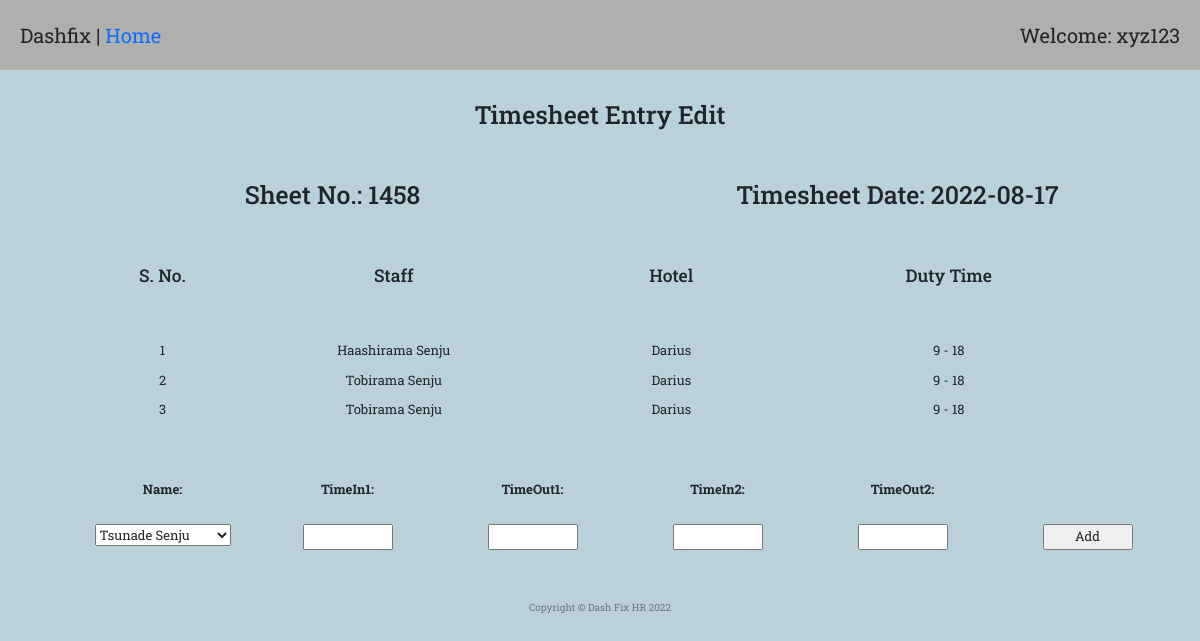
Page /timesheet_single_edit/1 (signed in) on the committed database.
### main.py (models this page shows)
class timesheetMaster(db.Model):
    __tablename__ = "timesheetMaster"
    id = Column(Integer, primary_key=True)
    date = Column(String(300))
    sheet_no = Column(Integer)
    entry = relationship("timesheetEntryMaster", back_populates="timesheet")
    createdBy = Column(Integer, ForeignKey("Users.id"))
    user = relationship("User", back_populates="timesheet")
    hotelID = Column(Integer, ForeignKey("hotelMaster.id"))
    hotel = relationship("hotelMaster", back_populates="timesheet")

class employeeMaster(db.Model):
    __tablename__ = "employeeMaster"
    id = Column(Integer, primary_key=True)
    employeeID = Column(String(300))
    joining_date = Column(DateTime)
    name = Column(String(300))
    addressUae = Column(String(300))
    poBox = Column(String(300))
    mobilePersonal = Column(Integer)
    mobileHome = Column(Integer)
    personalMail = Column(String(300))
    addressHome = Column(String(300))
    passportNumber = Column(Integer)
    nationality = Column(String(300))
    ownCar = Column(Boolean)
    carRent = Column(Boolean)
    company_laptop = Column(String(300))
    company_mobile = Column(String(300))
    emUaeName = Column(String(300))
    emUaeRel = Column(String(300))
    emUaeAddr = Column(String(300))
    emUaeMobileNumber = Column(Integer)
    emUaeHomeNumber = Column(Integer)
    originCountry = Column(String(300))
    emCoName = Column(String(300))
    emCoRel = Column(String(300))
    emCoAddr = Column(String(300))
    emCoMobileNumber = Column(Integer)
    emCoHomeNumber = Column(Integer)
    createdBy = Column(Integer, ForeignKey("Users.id"))
    user = relationship("User", back_populates="employee")
    departmentId = Column(Integer, ForeignKey("departmentMaster.id"))
    department = relationship("departmentMaster", back_populates="employee")
    document = relationship("documentMaster", back_populates="employee")
    actionItem = relationship("actionItemMaster", back_populates="employee")
    leave = relationship("leaveApplicationMaster", back_populates="employee")
    passport = relationship("passportApplicationMaster", back_populates="employee")
    timesheet = relationship("timesheetEntryMaster", back_populates="employee")
    roster = relationship("rosterEntryMaster", back_populates="employee")

class hotelMaster(db.Model):
    __tablename__ = "hotelMaster"
    id = Column(Integer, primary_key=True)
    name = Column(String(300))
    address = Column(String(300))
    rosterEntry = relationship("rosterEntryMaster", back_populates="hotel")
    timesheet = relationship("timesheetMaster", back_populates="hotel")

class timesheetEntryMaster(db.Model):
    __tablename__ = "timesheetEntryMaster"
    id = Column(Integer, primary_key=True)
    timeIn1 = Column(Integer)
    timeOut1 = Column(Integer)
    timeIn2 = Column(Integer)
    timeOut2 = Column(Integer)
    employeeID = Column(Integer, ForeignKey("employeeMaster.id"))
    employee = relationship("employeeMaster", back_populates="timesheet")
    timesheetID = Column(Integer, ForeignKey("timesheetMaster.id"))
    timesheet = relationship("timesheetMaster", back_populates="entry")

### main.py (the view)
@app.route("/timesheet_single_edit/<timesheet_id>", methods=["GET", "POST"])
@admin_only
def timesheet_single_edit(timesheet_id):
    timesheet_entries = db.session.query(timesheetEntryMaster).filter_by(timesheetID=timesheet_id).all()
    ts_element = timesheetMaster.query.get(timesheet_id)
    sheet_no = ts_element.sheet_no
    date__ = ts_element.date
    hotel_element = hotelMaster.query.get(ts_element.hotelID)
    hotel_name = hotel_element.name
    employee_list = []
    employees = employeeMaster.query.all()
    hotels = hotelMaster.query.all()
    data_ = [employees, hotels]
    for i in timesheet_entries:
        employee = db.session.query(employeeMaster).filter_by(id=i.employeeID).first()
        employee_list.append(employee.name)
    return render_template("timesheet_entries_edit.html", entries=timesheet_entries, employees=employee_list,
                           hotel_name=hotel_name,
                           len=range(len(timesheet_entries)), date__=date__, sheet=sheet_no, data=data_)

### main.py (called while the page is built)
def admin_only(f):
    @wraps(f)
    def decorated_function(*args, **kwargs):
        admin = User.query.all()
        admin_id = []
        for i in admin:
            id_ = i.id
            admin_id.append(id_)
        if current_user.id not in admin_id:
            return abort(403)
        return f(*args, **kwargs)
    return decorated_function

@login_manager.user_loader
def load_user(user_id):
    return User.query.get(int(user_id))

### templates/timesheet_entries_edit.html
{% extends 'bootstrap/base.html' %}
{% import "bootstrap/wtf.html" as wtf %}
{% block content %}
{% include "header.html" %}
  <div class="welcome">
    <span>Dashfix | <a href="{{url_for('home')}}">Home</a></span>
    <span>Welcome: xyz123</span>
  </div>
  <h1 style="margin-top: 30px; margin-bottom: 50px; text-align: center;">Timesheet Entry Edit</h1>
  <div class="row" style="margin-bottom: 50px; margin-left: 50px; text-align: center;">
    <div class="col-6"><h1>Sheet No.: {{ sheet }}</h1></div>
    <div class="col-6"><h1>Timesheet Date: {{ date__ }}</h1></div>
  </div>
  <div class="row" style="margin-bottom: 50px; margin-left: 70px; text-align: center;">
    <div class="col-2"><h3>S. No.</h3></div>
    <div class="col-3"><h3>Staff</h3></div>
    <div class="col-3"><h3>Hotel</h3></div>
    <div class="col-3"><h3>Duty Time</h3></div>
  </div>
  <div class="row" style="margin-bottom: 50px; margin-left: 70px; text-align: center;">
    {% for i in len %}
      <div class="col-2"><p>{{ i + 1 }}</p></div>
      <div class="col-3"><p>{{ employees[i] }}</p></div>
      <div class="col-3"><p>{{ hotel_name }}</p></div>
      {% if entries[i].timeIn2 == 0 %}
        <div class="col-3"><p>{{ entries[i].timeIn1 }} - {{ entries[i].timeOut1 }}</p></div>
      {% else %}
        <div class="col-3"><p>{{ entries[i].timeIn1 }} - {{ entries[i].timeOut1 }}/{{ entries[i].timeIn2 }} - {{ entries[i].timeOut2 }}</p></div>
      {% endif %}
    {% endfor %}
  </div>
  <div>
      <form action="/add_ts_element/{{entries[0].timesheetID}}" method="post">
          <div class="row" style="margin-bottom: 10px; margin-left: 70px; text-align: center;">
              <div class="col-2"><label for="name">Name:</label></div>
              <div class="col-2"><label for="timeIn1">TimeIn1:</label></div>
              <div class="col-2"><label for="timeOut1">TimeOut1:</label></div>
              <div class="col-2"><label for="timeIn2">TimeIn2:</label></div>
              <div class="col-2"><label for="timeOut2">TimeOut2:</label></div>
          </div>
          <div class="row" style="margin-bottom: 50px; margin-left: 70px; text-align: center;">
              <div class="col-2">
                  <select name="name" id="name" class="name">
                    {% for i in data[0] %}
                      <option value="{{i.id}}">{{i.name}}</option>
                    {% endfor %}
                  </select>
              </div>
              <div class="col-2"><input type="number" id="timeIn1" name="timeIn1" style="width: 90px;"></div>
              <div class="col-2"><input type="number" id="timeOut1" name="timeOut1" style="width: 90px;"></div>
              <div class="col-2"><input type="number" id="timeIn2" name="timeIn2" style="width: 90px;"></div>
              <div class="col-2"><input type="number" id="timeOut2" name="timeOut2" style="width: 90px;"></div>
              <div class="col-2"><input type="submit" value="Add" style="width: 90px;"></div>
          </div>
      </form>
  </div>
{% include "footer.html" %}
{% endblock %}

### static/styles1.css (style rules this page uses)
body { font-family: 'Roboto Slab', serif; }
body { background-color: #bbd1da; }
.welcome { background-color: #afb0ad; display: flex; justify-content: space-between; padding: 20px; font-size: 2rem; }
.row, h5 { margin-top: 20px; margin-right: 20px; margin-left: 20px; }
div { font-size: 1.3rem; margin: 0px; padding-right: 0px; }
.time_suc_entry, p { text-size: 1.8rem; }
a:link { text-decoration: none; text-color: black; }

### rows in the picture
timesheetMaster: sheet_no "1458", date "2022-08-17"
employeeMaster: name "Haashirama Senju"
hotelMaster: len "Darius" "Darius" "Darius"
timesheetEntryMaster: timeIn1 "9", timeOut1 "18"
employeeMaster: name "Tobirama Senju" "Tobirama Senju"
timesheetEntryMaster: timeIn1 "9", timeOut1 "18"
timesheetEntryMaster: timeIn1 "9", timeOut1 "18"

### other values in the picture
{{ i + 1 }} "1" "2" "3"
form field name "Tsunade Senju"
